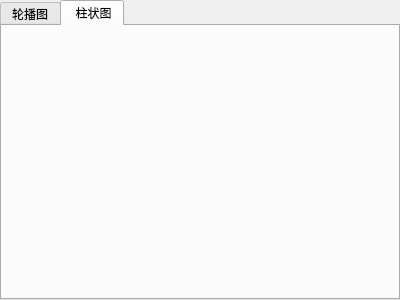
<?xml version="1.0" encoding="UTF-8"?>
<ui version="4.0">
 <class>ControlTabWidget</class>
 <widget class="QWidget" name="ControlTabWidget">
  <property name="geometry">
   <rect>
    <x>0</x>
    <y>0</y>
    <width>400</width>
    <height>300</height>
   </rect>
  </property>
  <property name="windowTitle">
   <string>Form</string>
  </property>
  <layout class="QVBoxLayout" name="verticalLayout">
   <property name="leftMargin">
    <number>0</number>
   </property>
   <property name="topMargin">
    <number>0</number>
   </property>
   <property name="rightMargin">
    <number>0</number>
   </property>
   <property name="bottomMargin">
    <number>0</number>
   </property>
   <item>
    <widget class="QTabWidget" name="tabWidgetControl">
     <property name="currentIndex">
      <number>1</number>
     </property>
     <widget class="BannaWidget" name="tabBanna">
      <attribute name="title">
       <string>轮播图</string>
      </attribute>
     </widget>
     <widget class="CylinderWidget" name="tabCylinder">
      <attribute name="title">
       <string> 柱状图</string>
      </attribute>
     </widget>
    </widget>
   </item>
  </layout>
 </widget>
 <customwidgets>
  <customwidget>
   <class>BannaWidget</class>
   <extends>QWidget</extends>
   <header location="global">maincontent\control\bannawidget.h</header>
   <container>1</container>
  </customwidget>
  <customwidget>
   <class>CylinderWidget</class>
   <extends>QWidget</extends>
   <header location="global">maincontent\control\cylinderwidget.h</header>
   <container>1</container>
  </customwidget>
 </customwidgets>
 <resources/>
 <connections/>
</ui>
